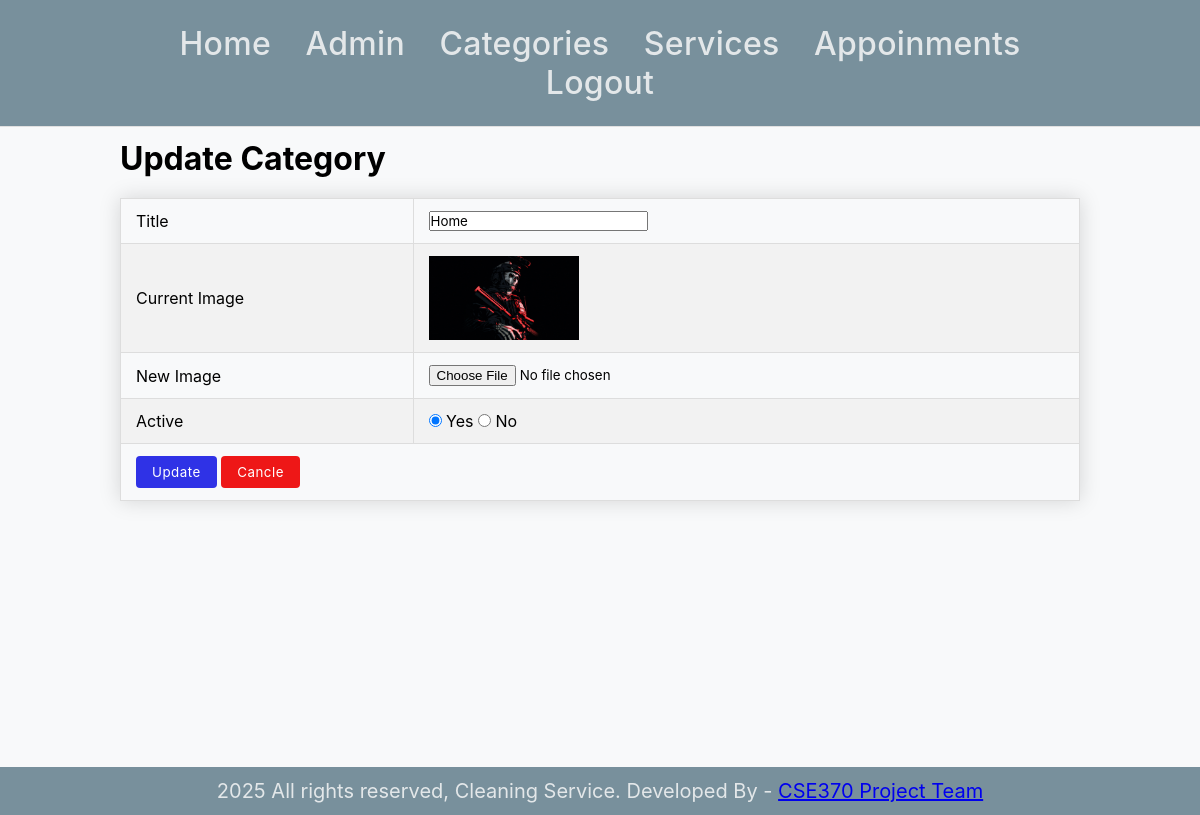
The page /admin/update-category.php?id=19 (signed in) on the database its author committed.
### tables this page shows
CREATE TABLE `category` (
  `Id` int(10) NOT NULL,
  `Title` varchar(100) NOT NULL,
  `Image_Name` varchar(255) NOT NULL,
  `Active` varchar(10) NOT NULL
);

### admin/update-category.php (the view, shortened to what this page needs)
<?php include('partial/menu.php'); ?>
<div class="main-content">
    <div class="wrapper">
        <h1>Update Category</h1>
        <?php
            if(isset($_GET['id'])){
                $id = $_GET['id'];
                $sql = "SELECT * FROM category WHERE Id=$id";
                $res = mysqli_query($conn, $sql);
                $count = mysqli_num_rows($res);
                if($count == 1){
                    $row = mysqli_fetch_assoc($res);
                    $title = $row['Title'];
                    $active = $row['Active'];
                    $current_image = $row['Image_Name'];
                } else {
                    header('location:'.SITEURL.'admin/manage-category.php');
                }
            }
        ?>
        <form action="" method="POST" enctype="multipart/form-data">
            <table class="tbl-full">
                <tr>
                    <td>Title</td>
                    <td><input type="text" name="title" value="<?php echo $title; ?>"></td>
                </tr>
                <tr>
                    <td>Current Image</td>
                    <td>
                        <?php
                        if ($current_image != ""){
                            echo "<img src='" . SITEURL . "images/category/" . $current_image . "' width='150px'>";
                        }
                        ?>
                    </td>
                    <tr>
                        <td>New Image</td>
                        <td><input type="file" name="image"></td>
                    </tr>
                    <tr>
                        <td>Active</td>
                        <td>
                            <input <?php if($active=="Yes"){echo "checked";} ?> type="radio" name="active" value="Yes"> Yes
                            <input  <?php if($active=="No"){echo "checked";} ?>  type="radio" name="active" value="No"> No
                    </tr>
                    <tr>
                        <td colspan="2">
                        <input type="submit" name="submit" value="Update" class="btn-primary">
                        <input type="submit" name="cancle" value="Cancle" class="btn-danger">
                        </td>
                    </tr>
            </table>
        </form>
    </div>
</div>
<?php include('partial/footer.php') ?>

### css/admin.css (style rules this page uses)
* { margin: 0; padding: 0; font-family: -apple-system, BlinkMacSystemFont, "Segoe UI", Roboto, Oxygen-Sans, Ubuntu, Cantarell, "Helvetica Neue", sans-serif; }
.tbl-full { width: 100%; border-collapse: collapse; margin-top: 20px; box-shadow: 0 0 20px rgba(0, 0, 0, 0.15); text-align: left; }
.wrapper { padding: 1%; width: 80%; margin: 0 auto; }
.tbl-full th, .tbl-full td { padding: 12px 15px; border: 1px solid #ddd; text-align: left; }
.tbl-full tr:nth-child(even) { background-color: #f2f2f2; }
.btn-primary { display: inline-block; padding: 8px 16px; background-color: #2f32e6; color: white; text-decoration: none; border-radius: 4px; font-weight: normal; transition: all 0.2s ease; border: none; box-shadow: none; letter-spacing: 0.5px; }
.btn-danger { display: inline-block; padding: 8px 16px; background-color: #ee1717; color: white; text-decoration: none; border-radius: 4px; font-weight: normal; transition: all 0.2s ease; border: none; box-shadow: none; letter-spacing: 0.5px; }
.main-content { background-color: #f8f9fa; min-height: 80vh; }

### rows shown on the page
category: title "Home", Image_Name (picture), Active "☑"
